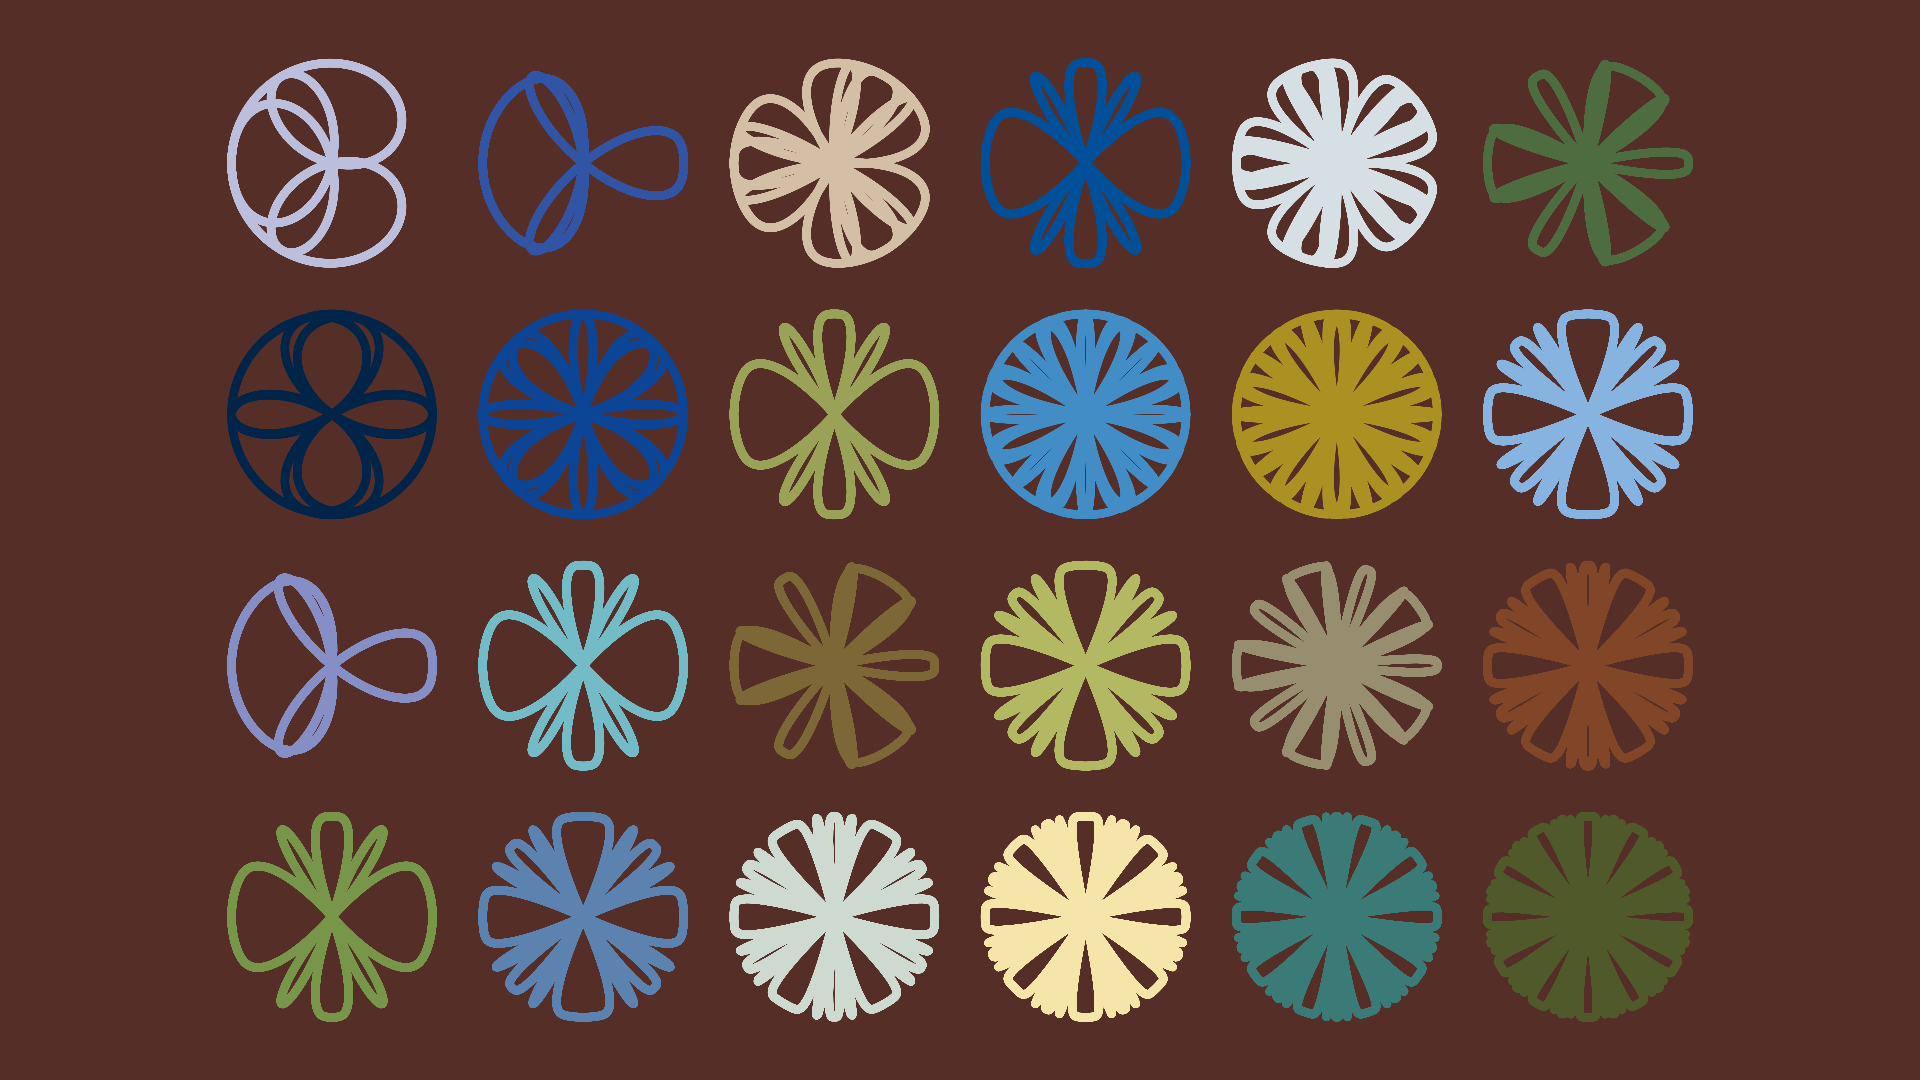

Write the Python code that produced this figure.
from pathlib import Path

import matplotlib.pyplot as plt
import numpy as np


def main() -> None:
    # config
    fp: Path = Path(__file__).resolve().with_suffix(".png")
    plt.rcParams["figure.dpi"] = 100
    plt.rcParams["figure.figsize"] = [19.2, 10.8]
    # 配色バリエーション BOOK 23
    colors: list[str] = [
        f"#{r:02x}{g:02x}{b:02x}"
        for r, g, b in [
            [119, 150, 73],

            [133, 142, 197],
            [0, 37, 73],
            [188, 191, 219],
            [92, 131, 176],
            [115, 187, 198],

            [12, 68, 150],
            [50, 84, 164],
            [206, 217, 207],
            [126, 103, 55],
            [153, 162, 86],

            [211, 191, 165],
            [245, 229, 169],
            [179, 185, 99],
            [67, 141, 199],
            [0, 79, 153],

            [58, 123, 120],
            [151, 142, 112],
            [171, 144, 34],
            [214, 223, 228],
            [80, 89, 41],

            [129, 69, 40],
            [134, 179, 224],
            [77, 108, 64],
            [85, 46, 39]
        ]
    ]
    # generate figure
    fig: plt.Figure
    ax: plt.Axes
    fig, ax = plt.subplots()
    # plot
    t: np.ndarray = np.linspace(0, 6*2*np.pi, 3601, endpoint=True)
    for i in range(6):
        for j in range(4):
            r: np.ndarray = np.cos(t*(1+i)/(1+j))
            for k in range(2):
                r = np.cos(np.pi*r)
            r *= 0.4
            x: np.ndarray = r * np.cos(t)
            y: np.ndarray = r * np.sin(t)
            ax.plot(x+i, y+j, linewidth=6, color=colors[4*i+j])
    # arrange
    #ax.set_xlim(0, 1)
    #ax.set_ylim(0, 1)
    ax.axis("off")
    ax.set_aspect("equal")
    ax.set_facecolor(colors[-1])
    fig.set_facecolor(colors[-1])
    fig.tight_layout()
    # output
    fig.savefig(fp)
    plt.cla()
    plt.clf()
    plt.close(fig)
    return None


if __name__ == "__main__":
    main()
